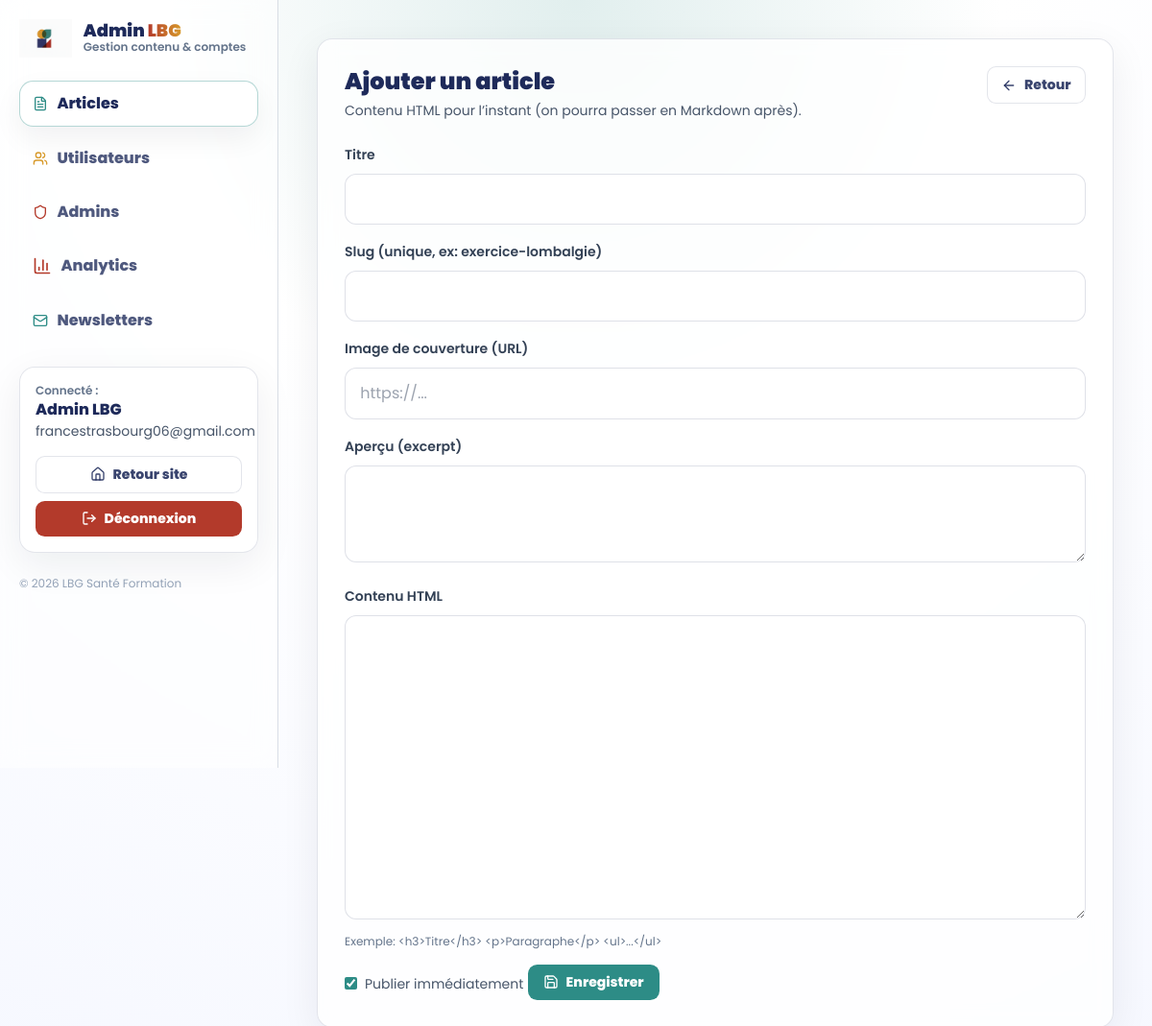
Page /admin/articles/new (signed in) on the committed database.
### app.py (models this page shows)
class User(db.Model, UserMixin):
    id = db.Column(db.Integer, primary_key=True, autoincrement=True)
    last_name = db.Column(db.String(100), nullable=False)
    first_name = db.Column(db.String(100), nullable=False)
    email = db.Column(db.String(200), nullable=False)
    password = db.Column(db.String(256), nullable=False)
    newsletter = db.Column(db.Boolean, default=False)
    confirmed = db.Column(db.Boolean, default=False)
    confirmed_at = db.Column(db.DateTime, nullable=True)
    created_at = db.Column(db.DateTime, default=datetime.utcnow)
    is_admin = db.Column(db.Boolean, default=False)
    must_change_password = db.Column(db.Boolean, default=False)

### app.py (the view, shortened to what this page needs)
@app.route("/admin/articles/new", methods=["GET", "POST"])
@admin_required
def admin_article_new():
    return render_template("admin/article_new.html")

### app.py (called while the page is built)
@login_manager.user_loader
def load_user(user_id):
    return User.query.get(int(user_id))

def admin_required(fn):
    @wraps(fn)
    def wrapper(*args, **kwargs):
        if not current_user.is_authenticated:
            return login_manager.unauthorized()
        if not getattr(current_user, "is_admin", False):
            abort(403)
        return fn(*args, **kwargs)
    return wrapper

### templates/admin/article_new.html (shortened to what this page needs)
{% extends "admin/base.html" %} {% set active = "articles" %} {% block content
%}
<div class="card p-7">
  <div class="flex items-start justify-between gap-4 flex-wrap">
    <div>
      <h2 class="font-orbitron font-black text-2xl text-[color:var(--navy)]">
        Ajouter un article
      </h2>
      <p class="text-slate-600 text-sm mt-1">
        Contenu HTML pour l’instant (on pourra passer en Markdown après).
      </p>
    </div>
    <a class="btn-ghost" href="{{ url_for('admin_articles') }}">
      <i data-lucide="arrow-left" class="w-4 h-4"></i> Retour
    </a>
  </div>
  <form class="mt-6 space-y-4" method="POST">
    <div>
      <label class="text-sm font-semibold text-slate-700">Titre</label>
      <input class="field mt-2" name="title" required />
    </div>
    <div>
      <label class="text-sm font-semibold text-slate-700"
        >Slug (unique, ex: exercice-lombalgie)</label
      >
      <input class="field mt-2" name="slug" required />
    </div>
    <div>
      <label class="text-sm font-semibold text-slate-700"
        >Image de couverture (URL)</label
      >
      <input class="field mt-2" name="cover_image" placeholder="https://..." />
    </div>
    <div>
      <label class="text-sm font-semibold text-slate-700"
        >Aperçu (excerpt)</label
      >
      <textarea class="field mt-2" name="excerpt" rows="3" required></textarea>
    </div>
    <div>
      <label class="text-sm font-semibold text-slate-700">Contenu HTML</label>
      <textarea
        class="field mt-2"
        name="content_html"
        rows="12"
        required
      ></textarea>
      <p class="text-xs text-slate-500 mt-2">
        Exemple: &lt;h3&gt;Titre&lt;/h3&gt; &lt;p&gt;Paragraphe&lt;/p&gt;
        &lt;ul&gt;...&lt;/ul&gt;
      </p>
    </div>
    <label class="inline-flex items-center gap-2 text-sm text-slate-600">
      <input
        type="checkbox"
        name="published"
        class="accent-[color:var(--teal)]"
        checked
      />
      Publier immédiatement
    </label>
    <button class="btn-cta alt" type="submit">
      <i data-lucide="save" class="w-4 h-4"></i> Enregistrer
    </button>
  </form>
</div>
{% endblock %}

### templates/admin/base.html (shortened to what this page needs)
<!DOCTYPE html>
<html lang="fr">
  <head>
    <script src="https://cdn.tailwindcss.com"></script>
  </head>
  <body>
    <div class="flex min-h-screen">
      <aside class="side">
        <div class="flex items-center gap-3">
          <img
            src="{{ url_for('static', filename='img/logo.png') }}"
            class="h-10 w-auto"
            alt="LBG"
          />
          <div>
            <div
              class="font-orbitron font-black text-[color:var(--navy)] text-lg leading-none"
            >
              Admin <span class="nav-link-glow">LBG</span>
            </div>
            <div class="text-xs text-slate-500 font-semibold">
              Gestion contenu & comptes
            </div>
          </div>
        </div>
        <div class="mt-6 grid gap-2">
          <a
            class="nav-item {% if active=='articles' %}active{% endif %}"
            href="{{ url_for('admin_articles') }}"
          >
            <i
              data-lucide="file-text"
              class="w-4 h-4"
              style="color: var(--teal)"
            ></i>
            Articles
          </a>
          <a
            class="nav-item {% if active=='users' %}active{% endif %}"
            href="{{ url_for('admin_users') }}"
          >
            <i
              data-lucide="users"
              class="w-4 h-4"
              style="color: var(--mustard)"
            ></i>
            Utilisateurs
          </a>
          <a
            class="nav-item {% if active=='admins' %}active{% endif %}"
            href="{{ url_for('admin_admins') }}"
          >
            <i
              data-lucide="shield"
              class="w-4 h-4"
              style="color: var(--brick)"
            ></i>
            Admins
          </a>
          <a
            href="{{ url_for('admin_analytics') }}"
            class="nav-item {% if active=='analytics' %}active{% endif %}"
          >
            <i
              data-lucide="bar-chart-3"
              class="w-5 h-5"
              class="w-4 h-4"
              style="color: var(--brick)"
            ></i>
            <span>Analytics</span>
          </a>
          <a
            class="nav-item {% if active=='newsletters' %}active{% endif %}"
            href="{{ url_for('admin_newsletters') }}"
          >
            <i
              data-lucide="mail"
              class="w-4 h-4"
              style="color: var(--teal)"
            ></i>
            Newsletters
          </a>
        </div>
        <div class="mt-6 card p-4">
          <div class="text-xs text-slate-500 font-semibold">Connecté :</div>
          <div class="font-extrabold text-[color:var(--navy)]">
            {{ current_user.first_name }} {{ current_user.last_name }}
          </div>
          <div class="text-sm text-slate-600">{{ current_user.email }}</div>
          <div class="mt-4 grid gap-2">
            <a class="btn-ghost w-full" href="{{ url_for('home') }}">
              <i data-lucide="home" class="w-4 h-4"></i> Retour site
            </a>
            <a class="btn-cta w-full" href="{{ url_for('logout') }}">
              <i data-lucide="log-out" class="w-4 h-4"></i> Déconnexion
            </a>
          </div>
        </div>
        <div class="mt-6 text-xs text-slate-400">
          © 2026 LBG Santé Formation
        </div>
      </aside>
      <main class="flex-1 p-6 md:p-10">
         {% block content %}{% endblock %}
      </main>
    </div>
  </body>
</html>

### templates/admin/base.html (style rules this page uses)
:root { --navy: #1e2a5a; --teal: #2d8c86; --brick: #b33a2b; --mustard: #d79a2b; --ink: #0f172a; --soft: #f6f8ff; }
body { font-family: "Poppins", sans-serif; background: radial-gradient( circle at top, rgba(45, 140, 134, 0.14) 0%, rgba(255, 255, 255, 1) 35%, rgba(246, 248, 255, 1) 100% ); color: var(--ink); min-height: 100vh; }
.nav-link-glow { font-weight: 900; background: linear-gradient( 90deg, var(--brick), var(--mustard), var(--teal), var(--brick) ); background-size: 300%; -webkit-background-clip: text; -webkit-text-fill-color: transparent; animation: glow-shift 3s linear infinite; }
.card { background: rgba(255, 255, 255, 0.78); border: 1px solid rgba(30, 42, 90, 0.12); border-radius: 1rem; backdrop-filter: blur(10px); box-shadow: 0 12px 40px rgba(15, 23, 42, 0.07); }
.btn-cta { display: inline-flex; align-items: center; justify-content: center; gap: 0.5rem; font-weight: 800; font-size: 0.875rem; padding: 0.5rem 1rem; border-radius: 0.6rem; background: var(--brick); color: #fff; border: none; transition: transform 0.2s ease, filter 0.2s ease; }
.btn-cta.alt { background: var(--teal); }
.btn-ghost { display: inline-flex; align-items: center; justify-content: center; gap: 0.5rem; font-weight: 800; font-size: 0.875rem; padding: 0.5rem 0.9rem; border-radius: 0.6rem; background: rgba(255, 255, 255, 0.72); color: rgba(30, 42, 90, 0.88); border: 1px solid rgba(30, 42, 90, 0.12); transition: transform 0.2s ease, border-color 0.2s ease; }
.side { width: 290px; position: sticky; top: 0; height: 100vh; padding: 1.25rem; border-right: 1px solid rgba(148, 163, 184, 0.35); background: rgba(255, 255, 255, 0.55); backdrop-filter: blur(12px); }
.nav-item { display: flex; align-items: center; gap: 0.6rem; padding: 0.7rem 0.8rem; border-radius: 0.9rem; font-weight: 800; color: rgba(30, 42, 90, 0.78); border: 1px solid transparent; transition: transform 0.15s ease, border-color 0.15s ease, background 0.15s ease; }
.nav-item.active { color: rgba(30, 42, 90, 1); border-color: rgba(45, 140, 134, 0.35); background: rgba(255, 255, 255, 0.75); box-shadow: 0 12px 30px rgba(15, 23, 42, 0.06); }
.field { width: 100%; background: rgba(255, 255, 255, 0.92); border: 1px solid rgba(30, 42, 90, 0.14); border-radius: 0.75rem; padding: 0.85rem 0.95rem; outline: none; transition: border-color 0.2s ease, box-shadow 0.2s ease; }

### rows in the picture
User: first_name "Admin", last_name "LBG", email "francestrasbourg06@gmail.com"
